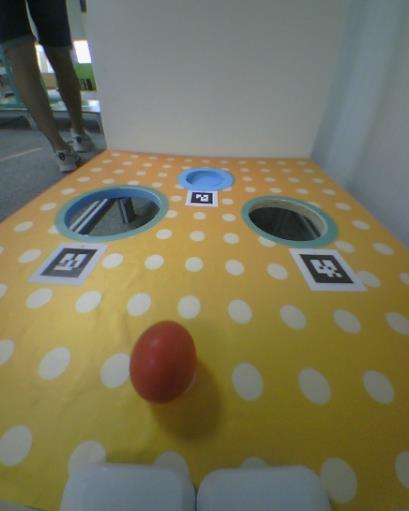
#> input picture 1.jpg, 409 x 511 px, given in place of the camera
$ python zhaoyuan.py
#> lines starting #> are read from the running program, lines starting #| are printed output that depends on the picture; after the words box and inside, x2 and y2 are one past the last pixel; in counts of white or black regions, pixels touching at a corner belong together
import cv2
import time
import numpy as np

# 打开前置摄像头，通常前置摄像头的索引是0或1
cap = cv2.VideoCapture(0)

# 检查摄像头是否成功打开
if not cap.isOpened():
    print("无法打开摄像头")
    exit()

while True:
    # 从摄像头捕获一帧图像
    ret, frame = cap.read()
#> frame is the input picture: shape (511, 409, 3); mean B, G, R 91.5, 117.4, 121.9

    # 如果成功捕获帧
    if ret:
        # 显示原始摄像头图像
        cv2.imshow('Webcam', frame)  # 添加这行代码显示摄像头图像

        # 1. 读取图像
        img = frame  # 使用摄像头捕获的图像
        if img is None:
            print("无法打开或找到图像，请检查路径是否正确")
            exit()

        # 2. 转换到HSV色彩空间
        hsv = cv2.cvtColor(img, cv2.COLOR_BGR2HSV)
#> hsv: shape (511, 409, 3); mean H, S, V 53.5, 86.2, 128.4

        # 3. 定义红色在HSV中的范围
        #   通常红色在HSV有两段区间(低H值以及高H值)，可根据实际环境调整
        lower_red1 = np.array([0, 120, 70])
        upper_red1 = np.array([10, 255, 255])
        lower_red2 = np.array([170, 120, 70])
        upper_red2 = np.array([180, 255, 255])

        # 4. 对红色区域进行二值化处理
        mask1 = cv2.inRange(hsv, lower_red1, upper_red1)
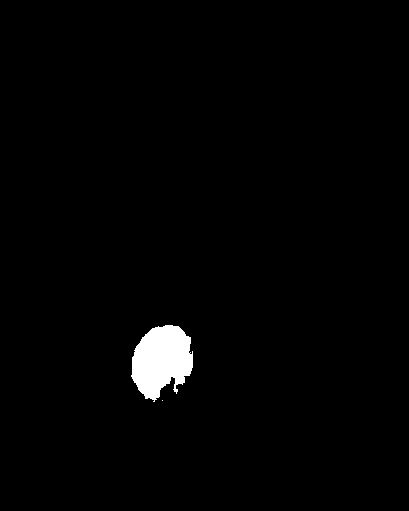
#> mask1: shape (511, 409); 1.6% white; 2 white regions (1 under 20 px), largest, box (x1, y1, x2, y2) and area: (131, 325, 193, 402) 3327
        mask2 = cv2.inRange(hsv, lower_red2, upper_red2)
#> mask2: shape (511, 409); every value is 0
        mask = mask1 + mask2  # 合并两段红色区间的检测

        # 5. 形态学操作（可选），去除噪点、填充孔洞
        kernel = np.ones((5, 5), np.uint8)
        mask = cv2.morphologyEx(mask, cv2.MORPH_OPEN, kernel)  # 开运算去除小噪点
#> mask: shape (511, 409); 1.6% white; 1 white region, box (x1, y1, x2, y2) and area: (132, 325, 193, 399) 3280
        mask = cv2.morphologyEx(mask, cv2.MORPH_CLOSE, kernel)  # 闭运算填充小黑洞
#> mask: shape (511, 409); 1.6% white; 1 white region

        # 6. 查找轮廓
        contours, hierarchy = cv2.findContours(mask, cv2.RETR_EXTERNAL, cv2.CHAIN_APPROX_SIMPLE)
#> contours = 1 contour; box (x1, y1, x2, y2) and area: (132, 325, 193, 399) 3188

        # 7. 寻找最大轮廓（假设图中只有一个主要的红球）
        largest_contour = None
        max_area = 0
        for c in contours:
            area = cv2.contourArea(c)
            if area > max_area:
                max_area = area
                largest_contour = c
#> this loop made 1 pass
#> (area, max_area) on pass 1: (3188.5, 3188.5)
#> after the loop, largest_contour = contour of 91 points, box (x1, y1, x2, y2) (132, 325, 193, 399), area 3188; max_area = 3188.5

        # 8. 若找到轮廓，则进行框选并标注中心点坐标
        if largest_contour is not None:
            x, y, w, h = cv2.boundingRect(largest_contour)
#> x = 132; y = 325; w = 61; h = 74
            # 在原图上绘制矩形
            cv2.rectangle(img, (x, y), (x + w, y + h), (0, 255, 0), 2)

            # 计算中心坐标
            center_x = x + w / 2
#> center_x = 162.5
            center_y = y + h / 2
#> center_y = 362

            # 在图上标注中心坐标
            text = f"{center_x:.1f}, {center_y:.1f}"
#> text = '162.5, 362.0'
            cv2.putText(img, text, (x, y - 10), cv2.FONT_HERSHEY_SIMPLEX,
                        0.8, (0, 0, 255), 2, cv2.LINE_AA)
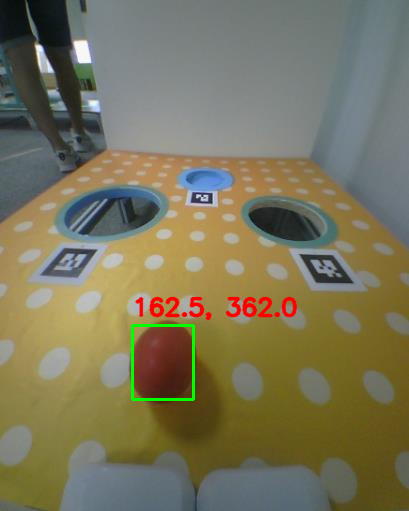
#> img: shape (511, 409, 3); mean B, G, R 90.7, 117.2, 122

            print("检测到的红球坐标：", text)
#| 检测到的红球坐标： 162.5, 362.0
        else:
            print("未检测到明显的红色目标，可能需要调整HSV范围或形态学参数。")

        # 9. 显示处理后的图像
        cv2.imshow('Processed Image', img)  # 显示处理后的图像

        # 按下 'q' 键退出循环
        if cv2.waitKey(1) & 0xFF == ord('q'):
#> (key q is pressed here)
            break

        time.sleep(0.1)

    else:
        print("无法捕获图像")
        break

# 释放摄像头并关闭所有OpenCV窗口
cap.release()
cv2.destroyAllWindows()

$ run again, on 2.jpg
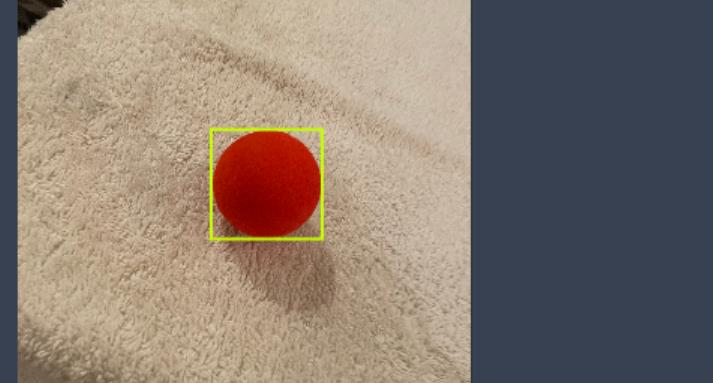
#> input picture 2.jpg, 713 x 383 px, given in place of the camera
#> frame is the input picture: shape (383, 713, 3); mean B, G, R 112.5, 122.2, 135.4
#> hsv: shape (383, 713, 3); mean H, S, V 50, 76.4, 144.8
#> `mask1 = cv2.inRange(hsv, lower_red1, upper_red1)`:
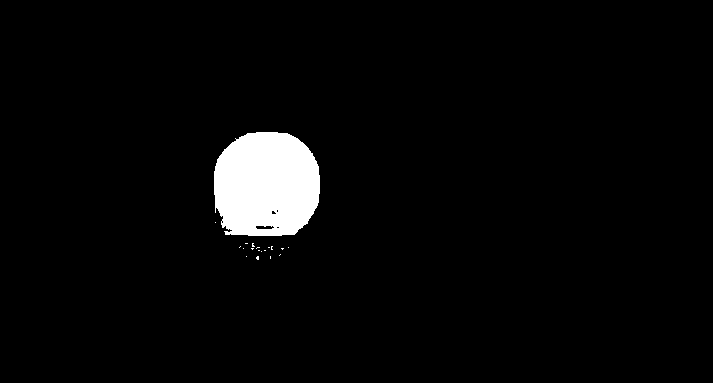
#> mask1: shape (383, 713); 3.4% white; 19 white regions (18 under 20 px), largest, box (x1, y1, x2, y2) and area: (214, 132, 320, 236) 9335
#> mask2: shape (383, 713); 0.02% white in thin lines or dots, all inside (x1, y1, x2, y2) = (256, 210, 279, 229)
#> contours = 1 contour; box (x1, y1, x2, y2) and area: (214, 132, 320, 236) 9180
#> the loop `for c in contours:` made 1 pass
#> (area, max_area) on pass 1: (9179.5, 9179.5)
#> after the loop `for c in contours:`: largest_contour = contour of 115 points, box (x1, y1, x2, y2) (214, 132, 320, 236), area 9180; max_area = 9179.5
#> x = 214; y = 132; w = 106; h = 104
#> center_x = 267
#> center_y = 184
#> text = '267.0, 184.0'
#> `cv2.putText(img, text, (x, y - 10), cv2.FONT_HERSHEY_SIMPLEX, 0.8, (0,..`:
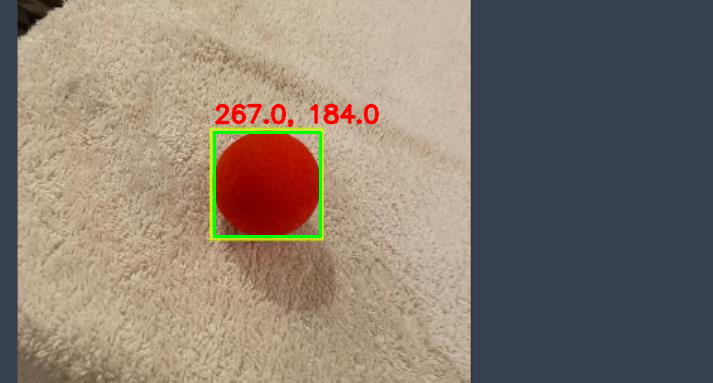
#> img: shape (383, 713, 3); mean B, G, R 111.5, 121.9, 134.9
#| 检测到的红球坐标： 267.0, 184.0

$ run again, on 3.jpg
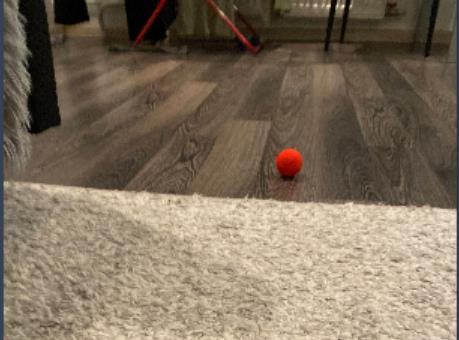
#> input picture 3.jpg, 459 x 340 px, given in place of the camera
#> frame is the input picture: shape (340, 459, 3); mean B, G, R 93.9, 112.8, 128.1
#> hsv: shape (340, 459, 3); mean H, S, V 18.9, 78.9, 128.3
#> `mask1 = cv2.inRange(hsv, lower_red1, upper_red1)`:
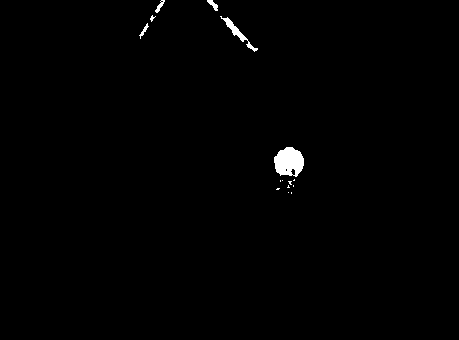
#> mask1: shape (340, 459); 0.7% white; 15 white regions (10 under 20 px), largest, box (x1, y1, x2, y2) and area: (274, 147, 304, 177) 670, (220, 16, 258, 52) 227, (207, 0, 218, 11) 57, (155, 0, 165, 13) 50, (139, 23, 149, 39) 44
#> mask2: shape (340, 459); 0.06% white in thin lines or dots, all inside (x1, y1, x2, y2) = (136, 1, 295, 175)
#> contours = 3 contours, 1 with area under 20; largest, box (x1, y1, x2, y2) and area: (274, 147, 304, 176) 639, (226, 20, 239, 35) 72
#> the loop `for c in contours:` made 3 passes
#> (area, max_area) on pass 1: (639, 639)
#> after the loop `for c in contours:`: largest_contour = contour of 39 points, box (x1, y1, x2, y2) (274, 147, 304, 176), area 639; max_area = 639
#> x = 274; y = 147; w = 30; h = 29
#> center_x = 289
#> center_y = 161.5
#> text = '289.0, 161.5'
#> `cv2.putText(img, text, (x, y - 10), cv2.FONT_HERSHEY_SIMPLEX, 0.8, (0,..`:
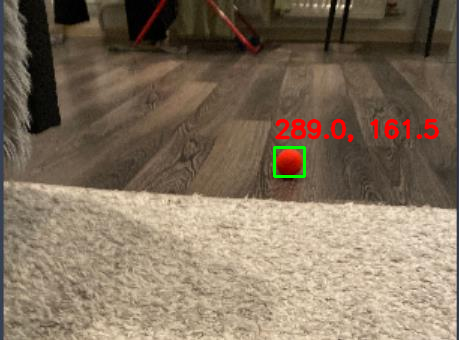
#> img: shape (340, 459, 3); mean B, G, R 93.2, 112.5, 129.2
#| 检测到的红球坐标： 289.0, 161.5
